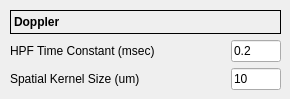
         <widget class="QWidget" name="tab_2">
          <attribute name="title">
           <string>Doppler</string>
          </attribute>
          <widget class="QWidget" name="verticalLayoutWidget_2">
           <property name="geometry">
            <rect>
             <x>10</x>
             <y>10</y>
             <width>271</width>
             <height>80</height>
            </rect>
           </property>
           <layout class="QVBoxLayout" name="verticalLayout_4">
            <item>
             <widget class="QLabel" name="label_46">
              <property name="font">
               <font>
                <weight>75</weight>
                <bold>true</bold>
               </font>
              </property>
              <property name="frameShape">
               <enum>QFrame::Box</enum>
              </property>
              <property name="text">
               <string>Doppler</string>
              </property>
              <property name="textFormat">
               <enum>Qt::PlainText</enum>
              </property>
             </widget>
            </item>
            <item>
             <layout class="QGridLayout" name="gridLayout_8">
              <item row="2" column="0">
               <widget class="QLabel" name="label_14">
                <property name="text">
                 <string>Spatial Kernel Size (um)</string>
                </property>
               </widget>
              </item>
              <item row="2" column="2">
               <widget class="QLineEdit" name="lineEdit_doppler_spatial_kernel">
                <property name="maximumSize">
                 <size>
                  <width>50</width>
                  <height>16777215</height>
                 </size>
                </property>
                <property name="text">
                 <string>10</string>
                </property>
               </widget>
              </item>
              <item row="1" column="2">
               <widget class="QLineEdit" name="lineEdit_doppler_hpf">
                <property name="maximumSize">
                 <size>
                  <width>50</width>
                  <height>16777215</height>
                 </size>
                </property>
                <property name="text">
                 <string>0.2</string>
                </property>
               </widget>
              </item>
              <item row="1" column="0">
               <widget class="QLabel" name="label_13">
                <property name="text">
                 <string>HPF Time Constant (msec)</string>
                </property>
               </widget>
              </item>
              <item row="1" column="1">
               <spacer name="horizontalSpacer_6">
                <property name="orientation">
                 <enum>Qt::Horizontal</enum>
                </property>
                <property name="sizeHint" stdset="0">
                 <size>
                  <width>40</width>
                  <height>20</height>
                 </size>
                </property>
               </spacer>
              </item>
             </layout>
            </item>
           </layout>
          </widget>
         </widget>
